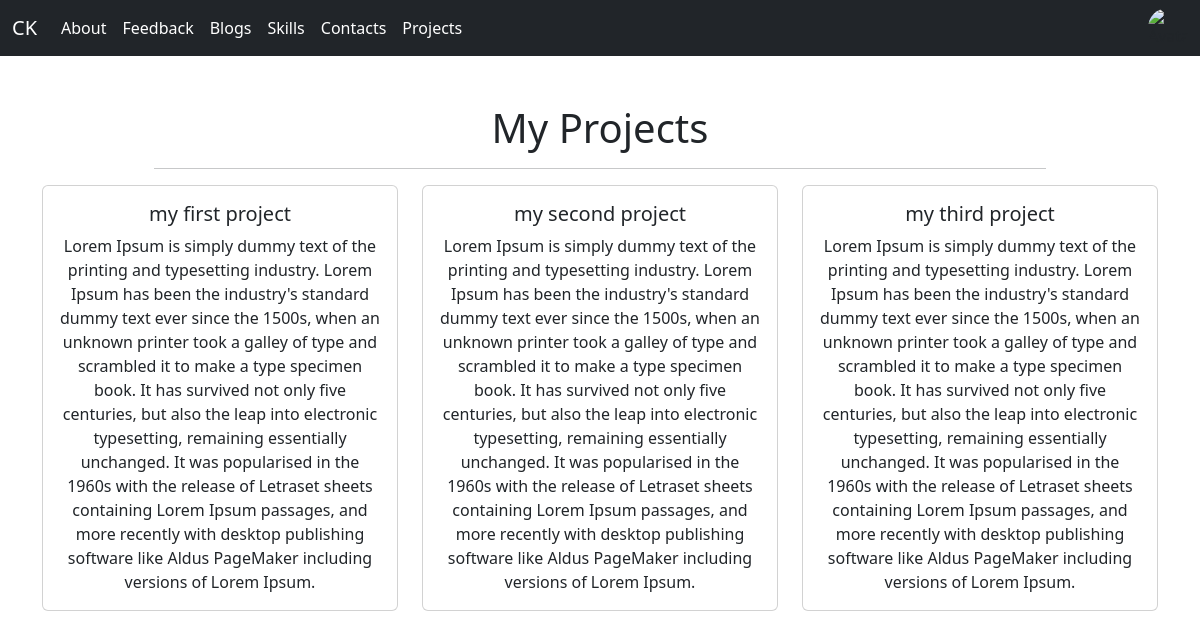
The app's page /project/ with its own data.
### informations/models.py (models this page shows, shortened)
class ProjectModel(models.Model):
    image = models.ImageField(upload_to='static/blog_img/', null=True, blank=True)
    title = models.CharField(max_length = 100)
    descriptions = models.TextField(max_length = 5000)
    link_text = models.URLField(max_length=100, null=True, blank=True)

### informations/views.py (the view)
# urls.py: path('project/',project,name = 'project'),
def project(request):
    project_posts = ProjectModel.objects.all()
    return render(request, 'project.html', {'project_posts': project_posts})

### informations/templates/project.html (shortened to what this page needs)
{% extends "base.html" %}
{% block content %}
    <div class="container mt-5">
        <div class="header;" style="width: 80%; margin: auto; text-align: center;">
            <h1>My Projects </h1>
            <hr/>
        </div>
        <div class="row">
            {% for project in project_posts %}
                <div class="col-md-4 mb-4">
                    <div class="card h-100 text-center">
                        <div class="card-body">
                            <h5 class="card-title font-weight-bold">{{ project.title }}</h5>
                            <p class="card-text">{{ project.descriptions }}</p>
                        </div>
                    </div>
                </div>
            {% endfor %}
        </div>
    </div>
{% endblock %}

### informations/templates/base.html (shortened to what this page needs)
{% load static %}
<!doctype html>
<html lang="en">
  <head>
    <link href="https://cdn.jsdelivr.net/npm/bootstrap@5.3.2/dist/css/bootstrap.min.css" rel="stylesheet">
  </head>
  <body>
      <nav class="navbar navbar-expand-lg bg-dark" data-bs-theme="dark">
        <div class="container-fluid">
          <a class="navbar-brand" href="{% url 'about' %}">CK</a>
            <div class="collapse navbar-collapse" id="navbarSupportedContent">
              <ul class="navbar-nav me-auto mb-2 mb-lg-0">
                <li class="nav-item">
                    <a class="nav-link active" aria-current="page" href="{% url 'about' %}">About</a>
                </li>
                <li class="nav-item">
                    <a class="nav-link active" aria-current="page" href="{% url 'feedback' %}">Feedback</a>
                </li>
                <li class="nav-item">
                    <a class="nav-link active" aria-current="page" href="{% url 'blog' %}">Blogs</a>
                </li>
                <li class="nav-item">
                    <a class="nav-link active" aria-current="page" href="{% url 'skill' %}">Skills</a>
                </li>
                <li class="nav-item">
                    <a class="nav-link active" aria-current="page" href="{% url 'contact' %}">Contacts</a>
                </li>
                <li class="nav-item">
                    <a class="nav-link active" aria-current="page" href="{% url 'project' %}">Projects</a>
                </li>
              </ul>
              <img src="https://mdbcdn.b-cdn.net/img/new/avatars/1.webp" class="rounded-circle shadow-4"style="width: 40px;" alt="Avatar" />
            </div>
          </div>
      </nav>
    {% block content %}
    {% endblock %}
  </body>
</html>

### records on screen
ProjectModel: title "my first project", descriptions "Lorem Ipsum is simply dummy text of the printing and typesetting industry. Lorem Ipsum has been the industry's standard dummy text ever since the 1500s, when an unknown printer took a galley of type and scrambled it to make a type specimen book. It has survived not only five centuries, but also the leap into electronic typesetting, remaining essentially unchanged. It was popularised in the 1960s with the release of Letraset sheets containing Lorem Ipsum passages, and more recently with desktop publishing software like Aldus PageMaker including versions of Lorem Ipsum."
ProjectModel: title "my second project", descriptions "Lorem Ipsum is simply dummy text of the printing and typesetting industry. Lorem Ipsum has been the industry's standard dummy text ever since the 1500s, when an unknown printer took a galley of type and scrambled it to make a type specimen book. It has survived not only five centuries, but also the leap into electronic typesetting, remaining essentially unchanged. It was popularised in the 1960s with the release of Letraset sheets containing Lorem Ipsum passages, and more recently with desktop publishing software like Aldus PageMaker including versions of Lorem Ipsum."
ProjectModel: title "my third project", descriptions "Lorem Ipsum is simply dummy text of the printing and typesetting industry. Lorem Ipsum has been the industry's standard dummy text ever since the 1500s, when an unknown printer took a galley of type and scrambled it to make a type specimen book. It has survived not only five centuries, but also the leap into electronic typesetting, remaining essentially unchanged. It was popularised in the 1960s with the release of Letraset sheets containing Lorem Ipsum passages, and more recently with desktop publishing software like Aldus PageMaker including versions of Lorem Ipsum."
